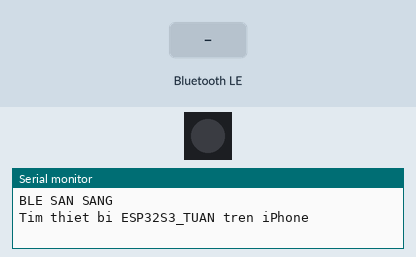
This sketch was run on a simulated ESP32-S3. Shown: 1 RGB LEDs in strip order, left to right, the last lines printed to the serial monitor. Inputs (shaded band) come from the test bench. Dim RGB values are drawn brighter than linear; nothing arrives over Bluetooth unless stated; a phone connects over Bluetooth LE 3 s after start.

Above: at 1.2 s.
1.3 s: Bluetooth LE write "1" received
At 2.1 s:
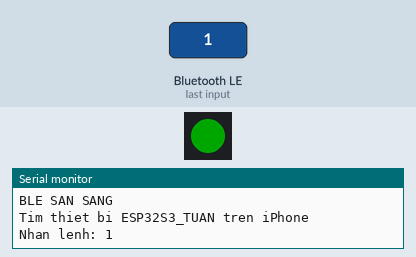
2.8 s: Bluetooth LE write "R" received
At 3.2 s:
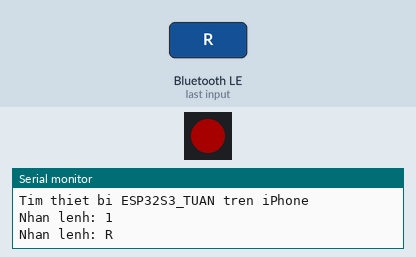
4.3 s: Bluetooth LE write "B" received
At 5.5 s:
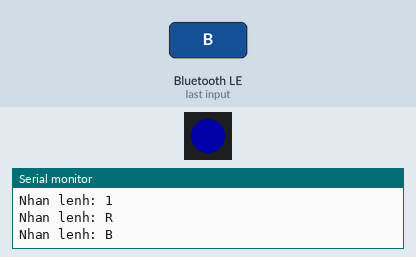
5.8 s: Bluetooth LE write "W" received
At 6.7 s:
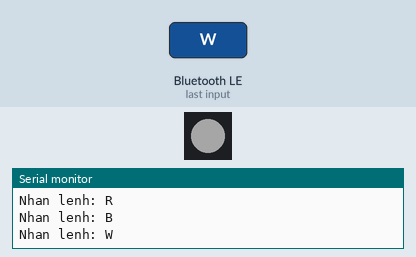
7.3 s: Bluetooth LE write "0" received
At 7.9 s:
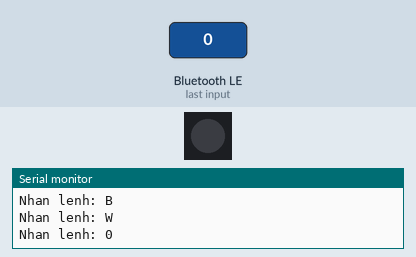
Timing chart, 0 to 9.8 s (numbered marks = the images above; inputs shaded):
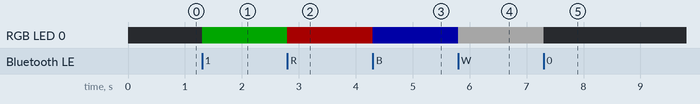

The sketch:

sketch_oct18a.ino
```cpp
#include <BLEDevice.h>
#include <BLEServer.h>
#include <BLEUtils.h>
#include <Adafruit_NeoPixel.h>

#define LED_PIN 48
#define SO_LED 1

#define SERVICE_UUID "4fafc201-1fb5-459e-8fcc-c5c9c331914b"
#define CHARACTERISTIC_UUID "beb5483e-36e1-4688-b7f5-ea07361b26a8"

Adafruit_NeoPixel led(SO_LED, LED_PIN, NEO_GRB + NEO_KHZ800);

class XuLyLenh : public BLECharacteristicCallbacks
{
    void onWrite(BLECharacteristic *pCharacteristic)
    {
        String lenh = pCharacteristic->getValue().c_str();
        lenh.trim();
        lenh.toUpperCase();

        Serial.print("Nhan lenh: ");
        Serial.println(lenh);

        if (lenh == "1" || lenh == "G")
        {
            led.setPixelColor(0, led.Color(0, 255, 0));
        }
        else if (lenh == "0")
        {
            led.setPixelColor(0, led.Color(0, 0, 0));
        }
        else if (lenh == "R")
        {
            led.setPixelColor(0, led.Color(255, 0, 0));
        }
        else if (lenh == "B")
        {
            led.setPixelColor(0, led.Color(0, 0, 255));
        }
        else if (lenh == "W")
        {
            led.setPixelColor(0, led.Color(255, 255, 255));
        }

        led.show();
    }
};

void setup()
{
    Serial.begin(115200);

    led.begin();
    led.setBrightness(40);
    led.clear();
    led.show();

    BLEDevice::init("ESP32S3_TUAN");

    BLEServer *server = BLEDevice::createServer();
    BLEService *service = server->createService(SERVICE_UUID);

    BLECharacteristic *characteristic =
        service->createCharacteristic(
            CHARACTERISTIC_UUID,
            BLECharacteristic::PROPERTY_READ |
            BLECharacteristic::PROPERTY_WRITE
        );

    characteristic->setCallbacks(new XuLyLenh());
    characteristic->setValue("0");

    service->start();

    BLEAdvertising *advertising = BLEDevice::getAdvertising();
    advertising->addServiceUUID(SERVICE_UUID);
    advertising->setScanResponse(true);

    BLEDevice::startAdvertising();

    Serial.println("BLE SAN SANG");
    Serial.println("Tim thiet bi ESP32S3_TUAN tren iPhone");
}

void loop()
{
    delay(100);
}
```

Measured:
- after the input at 1.3 s, RGB LED 0: off → RGB(0, 40, 0) at once
- after the input at 2.8 s, RGB LED 0: RGB(0, 40, 0) → RGB(40, 0, 0) at once
- after the input at 4.3 s, RGB LED 0: RGB(40, 0, 0) → RGB(0, 0, 40) at once
- after the input at 5.8 s, RGB LED 0: RGB(0, 0, 40) → RGB(40, 40, 40) at once
- after the input at 7.3 s, RGB LED 0: RGB(40, 40, 40) → off at once
